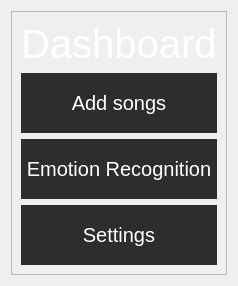
            <widget class="QWidget" name="page_dashboard">
             <layout class="QVBoxLayout" name="verticalLayout_7">
              <item>
               <widget class="QFrame" name="frame_dashboard">
                <property name="frameShape">
                 <enum>QFrame::StyledPanel</enum>
                </property>
                <property name="frameShadow">
                 <enum>QFrame::Raised</enum>
                </property>
                <layout class="QVBoxLayout" name="verticalLayout_6">
                 <item>
                  <widget class="QLabel" name="label_dashboard">
                   <property name="font">
                    <font>
                     <pointsize>30</pointsize>
                    </font>
                   </property>
                   <property name="styleSheet">
                    <string notr="true">color: #FFF;</string>
                   </property>
                   <property name="text">
                    <string>Dashboard</string>
                   </property>
                  </widget>
                 </item>
                 <item>
                  <widget class="QPushButton" name="Btn_menu_add_songs">
                   <property name="minimumSize">
                    <size>
                     <width>0</width>
                     <height>60</height>
                    </size>
                   </property>
                   <property name="font">
                    <font>
                     <pointsize>15</pointsize>
                    </font>
                   </property>
                   <property name="styleSheet">
                    <string notr="true">QPushButton {
	color: rgb(255,255,255);
 	background-color: rgb(45,45,45);
	border: 0px solid;
}
QPushButton:hover {
	background-color: rgb(85, 170, 255);
}</string>
                   </property>
                   <property name="text">
                    <string>Add songs</string>
                   </property>
                  </widget>
                 </item>
                 <item>
                  <widget class="QPushButton" name="Btn_menu_fer">
                   <property name="minimumSize">
                    <size>
                     <width>0</width>
                     <height>60</height>
                    </size>
                   </property>
                   <property name="font">
                    <font>
                     <pointsize>15</pointsize>
                    </font>
                   </property>
                   <property name="styleSheet">
                    <string notr="true">QPushButton {
	color: rgb(255,255,255);
 	background-color: rgb(45,45,45);
	border: 0px solid;
}
QPushButton:hover {
	background-color: rgb(85, 170, 255);
}</string>
                   </property>
                   <property name="text">
                    <string>Emotion Recognition</string>
                   </property>
                  </widget>
                 </item>
                 <item>
                  <widget class="QPushButton" name="Btn_menu_settings">
                   <property name="minimumSize">
                    <size>
                     <width>0</width>
                     <height>60</height>
                    </size>
                   </property>
                   <property name="font">
                    <font>
                     <pointsize>15</pointsize>
                    </font>
                   </property>
                   <property name="styleSheet">
                    <string notr="true">QPushButton {
	color: rgb(255,255,255);
 	background-color: rgb(45,45,45);
	border: 0px solid;
}
QPushButton:hover {
	background-color: rgb(85, 170, 255);
}</string>
                   </property>
                   <property name="text">
                    <string>Settings</string>
                   </property>
                  </widget>
                 </item>
                </layout>
               </widget>
              </item>
             </layout>
            </widget>
